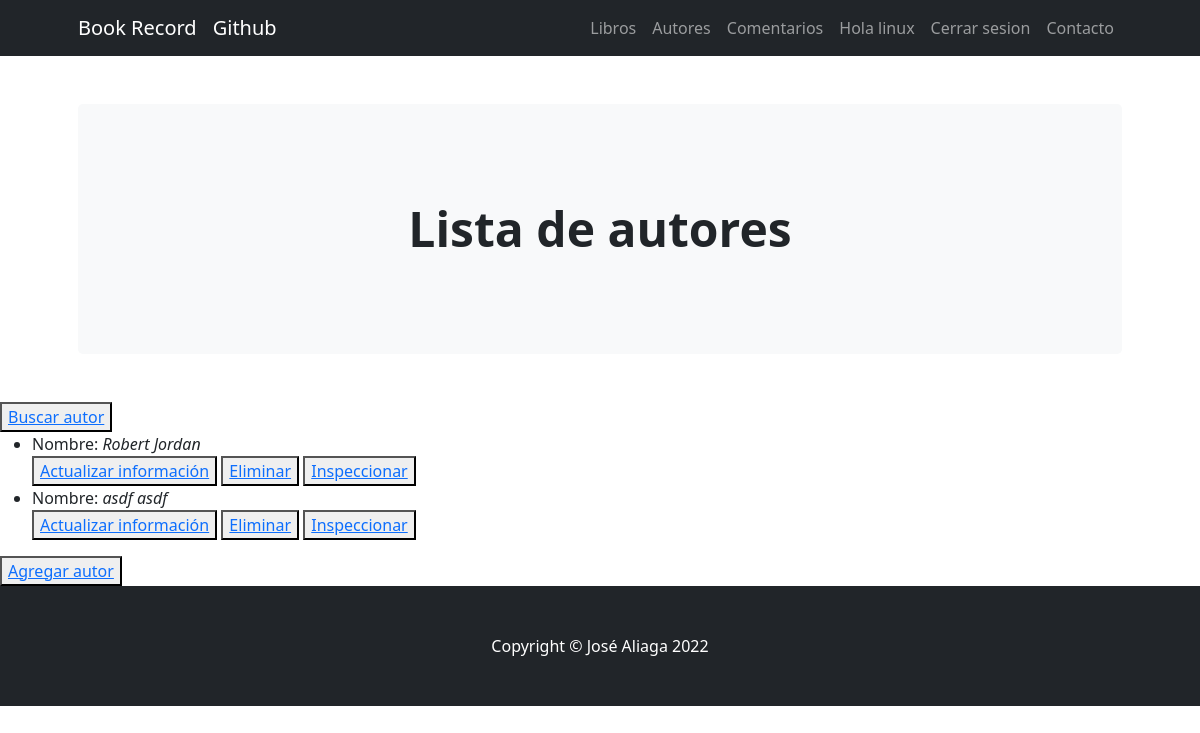
The page /author/list/ (signed in) on the database its author committed.
### BookRecord/models.py (models this page shows, shortened)
class Author(models.Model):
    name = models.CharField(max_length=40)
    lastname = models.CharField(max_length=40)
    book = models.CharField(max_length=40)
    wiki = models.CharField(max_length=40)
    genre = models.CharField(max_length=40)

### BookRecord/views.py (the view)
# urls.py: path('author/list/', views.View_authors.as_view(), name='list_authors'),
class View_authors(ListView):
    model = Author
    template_name = 'BookRecord/author_list.html'

### BookRecord/template/BookRecord/author_list.html (shortened to what this page needs)
{% extends "BookRecord/template.html" %}
{% load static %}
{% block changing_content  %}
<header class="py-5">
    <div class="container px-lg-5">
        <div class="p-4 p-lg-5 bg-light rounded-3 text-center">
            <div class="m-4 m-lg-5">
              <h1 class="display-5 fw-bold">Lista de autores</h1>
            </div>
        </div>
    </div>
</header>
  <button><a href="{% url 'search_author' %}">Buscar autor</a></button>
  <ul>
    {% for i in object_list %}
    <li>
      Nombre: <i>{{i.name}} {{i.lastname}}</i>
      <div>
        <button><a href="{% url 'update_author' i.id %}">Actualizar información</a></button>
        <button><a href="{% url 'delete_author' i.id %}">Eliminar</a></button>
        <button><a href="{% url 'detail_author' i.id %}">Inspeccionar</a></button>
      </div>
    </li>
    {% endfor %}
  </ul>
  <button><a href="{% url 'create_author' %}">Agregar autor</a></button>
{% endblock %}

### BookRecord/template/BookRecord/template.html (shortened to what this page needs)
<!DOCTYPE html>
<html lang="en">
    <head>
        {% load static %}
        <link href="https://cdn.jsdelivr.net/npm/bootstrap-icons@1.4.1/font/bootstrap-icons.css" rel="stylesheet" />
        <link href="{% static 'BookRecord/css/styles.css' %}" rel="stylesheet" />
    </head>
    <body>
        <nav class="navbar navbar-expand-lg navbar-dark bg-dark">
            <div class="container px-lg-5">
                <a class="navbar-brand" href="{% url 'home' %}">Book Record</a>
                <a class="navbar-brand" href="https://github.com/jaliagag/cleaned_django" target="_blank">Github</a>
                <div class="collapse navbar-collapse" id="navbarSupportedContent">
                    <ul class="navbar-nav ms-auto mb-2 mb-lg-0">
                      <li class="nav-item"><a class="nav-link" href="{% url 'list_books' %}">Libros</a></li>
                      <li class="nav-item"><a class="nav-link" href="{% url 'list_authors' %}">Autores</a></li>
                      <li class="nav-item"><a class="nav-link" href="{% url 'home' %}">Comentarios</a></li>
                      {% if request.user.is_authenticated %}
                        <li class="nav-item"><a class="nav-link" href="{% url 'edit_profile' %}">Hola {{ user.username }}</a></li>
                        <li class="nav-item"><a class="nav-link" href="{% url 'logout' %}">Cerrar sesion</a></li>
                      {% endif %}
                        <li class="nav-item"><a class="nav-link" href="#!">Contacto</a></li>
                    </ul>
                </div>
            </div>
        </nav>
          {% block changing_content %}
          {% endblock %}
        <footer class="py-5 bg-dark">
            <div class="container"><p class="m-0 text-center text-white">Copyright &copy; José Aliaga 2022</p></div>
        </footer>
    </body>
</html>

### rows shown on the page
Author: name "Robert", lastname "Jordan"
Author: name "asdf", lastname "asdf"

### other values the page prints
{{ user.username }} "linux"
